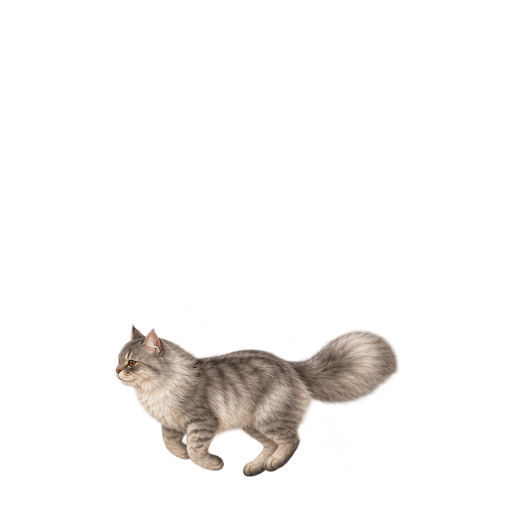
#> input picture art/frames/run_left/001.png, 1024 x 1024 px (shown at 1/2 size); its folder holds 4 pictures in this run
$ python Inspect-RunAlphaV12.py
#> lines starting #> are read from the running program, lines starting #| are printed output that depends on the picture
"""V12 2b diagnostics: alpha histogram of the native run frames (where does the art's solid body sit?)."""
from pathlib import Path
import numpy as np
from PIL import Image
ROOT = Path(__file__).resolve().parents[2]
for clip in ('run_left', 'run_right'):
    total = np.zeros(256, np.int64)
    for p in sorted((ROOT / 'art/frames' / clip).glob('*.png')):
        a = np.asarray(Image.open(p).convert('RGBA'))[..., 3]
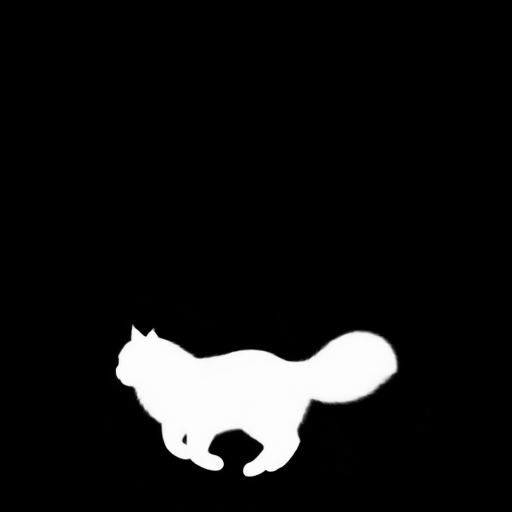
#> a: shape (1024, 1024) (shown at 1/2 size); min 0, max 255, mean 21.3
        total += np.bincount(a.ravel(), minlength=256)
#> total = 256 values, max 930981 at index 0, min 18 at index 102, mean 4096
    print(clip, 'per-frame mean counts')
    n = len(list((ROOT / 'art/frames' / clip).glob('*.png')))
#> n = 4
    for lo, hi in ((1, 8), (9, 63), (64, 127), (128, 199), (200, 239), (240, 247), (248, 251), (252, 253), (254, 254), (255, 255)):
        print(f'  {lo:3d}..{hi:3d}: {total[lo:hi + 1].sum() / n:9.0f}')
#> (the run stopped early here; a loop or call above may not have finished)
